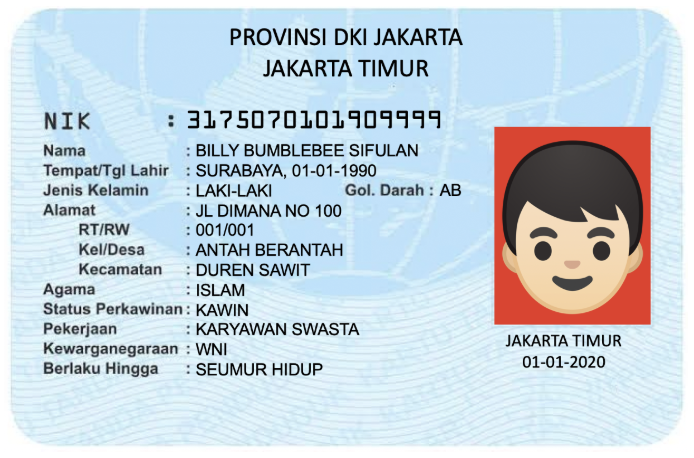
#> input picture ktp.png, 694 x 458 px
$ python main.py
#> lines starting #> are read from the running program, lines starting #| are printed output that depends on the picture
import numpy as np
import cv2
from PIL import Image
import pytesseract
import re

filename = 'ktp.png'

# Open the image with PIL
pil_img = Image.open(filename)
#> pil_img is the input picture: PIL image 694x458 RGBA; mean R, G, B, A 197, 210.5, 219.9, 255

# Convert the PIL image to an OpenCV image (numpy array)
img = np.array(pil_img)

norm_img = np.zeros((img.shape[0], img.shape[1]))
final_img = cv2.normalize(img, norm_img, 0, 255, cv2.NORM_MINMAX)

# Convert the normalized image to grayscale
gray_img = cv2.cvtColor(final_img, cv2.COLOR_BGR2GRAY)
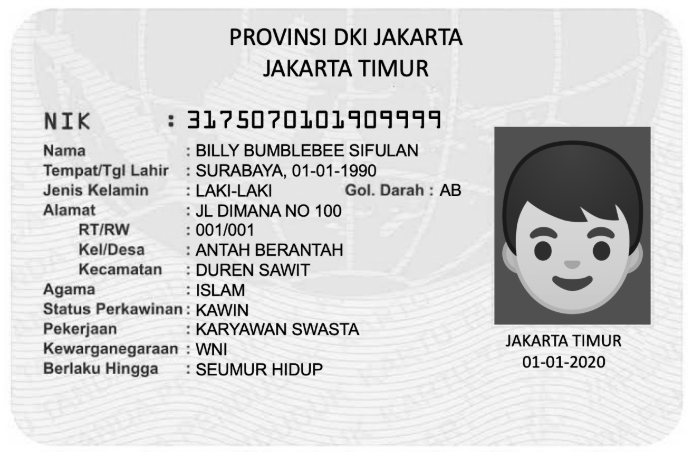
#> gray_img: shape (458, 694); min 0, max 255, mean 211.8

# Now apply threshold and Gaussian blur on the grayscale image
# thresh_img = cv2.threshold(gray_img, 100, 255, cv2.THRESH_BINARY)[1]
# blurred_img = cv2.GaussianBlur(thresh_img, (1, 1), 0)

# Save the blurred image
# cv2.imwrite('exported.jpg', blurred_img)

#> (the run stopped early here; a loop or call above may not have finished)
